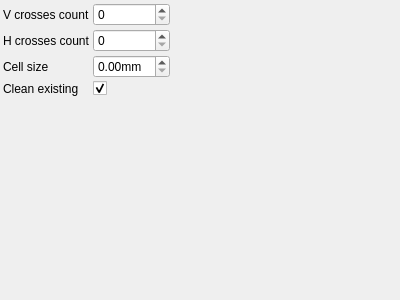
<?xml version="1.0" encoding="UTF-8"?>
<ui version="4.0">
 <class>CheckerboardDetectionParametersControlWidget</class>
 <widget class="QWidget" name="CheckerboardDetectionParametersControlWidget">
  <property name="geometry">
   <rect>
    <x>0</x>
    <y>0</y>
    <width>400</width>
    <height>300</height>
   </rect>
  </property>
  <property name="windowTitle">
   <string>CheckerboardDetectionParameters</string>
  </property>
   <layout class="QGridLayout" name="gridLayout">
    <property name="margin">
     <number>3</number>
    </property>
    <property name="spacing">
     <number>3</number>
    </property>
    <item row="0" column="0">
     <widget class="QLabel" name="label_0">
       <property name="text">
         <string>V crosses count</string>
       </property>
     </widget>
    </item>
    <item row="0" column="1">
     <widget class="QSpinBox" name="vCrossesCountSpinBox">
       <property name="toolTip">
         <string>V crosses count</string>
       </property>
     </widget>
    </item>
    <item row="1" column="0">
     <widget class="QLabel" name="label_1">
       <property name="text">
         <string>H crosses count</string>
       </property>
     </widget>
    </item>
    <item row="1" column="1">
     <widget class="QSpinBox" name="hCrossesCountSpinBox">
       <property name="toolTip">
         <string>H crosses count</string>
       </property>
     </widget>
    </item>
    <item row="2" column="0">
     <widget class="QLabel" name="label_2">
       <property name="text">
         <string>Cell size</string>
       </property>
     </widget>
    </item>
    <item row="2" column="1">
     <widget class="QDoubleSpinBox" name="cellSizeSpinBox">
       <property name="toolTip">
         <string>Cell size</string>
       </property>
       <property name="suffix">
        <string>mm</string>
       </property>
     </widget>
    </item>
    <item row="3" column="0">
     <widget class="QLabel" name="label_3">
       <property name="text">
         <string>Clean existing</string>
       </property>
     </widget>
    </item>
    <item row="3" column="1">
     <widget class="QCheckBox" name="cleanExistingCheckBox">
       <property name="toolTip">
         <string>Clean existing</string>
       </property>
       <property name="checked">
           <bool>true</bool>
       </property>
     </widget>
    </item>
   <item row="4" column="0">
    <spacer name="verticalSpacer">
     <property name="orientation">
      <enum>Qt::Vertical</enum>
     </property>
     <property name="sizeHint" stdset="0">
      <size>
       <width>0</width>
       <height>0</height>
      </size>
     </property>
    </spacer>
   </item>
   <item row="4" column="2">
    <spacer name="horizontalSpacer">
     <property name="orientation">
      <enum>Qt::Horizontal</enum>
     </property>
     <property name="sizeHint" stdset="0">
      <size>
       <width>0</width>
       <height>0</height>
      </size>
     </property>
    </spacer>
   </item>
  </layout>
 </widget>
 <layoutdefault spacing="3" margin="3"/>
 <resources/>
 <connections>
  <connection>
   <sender>vCrossesCountSpinBox</sender>
   <signal>valueChanged(int)</signal>
   <receiver>CheckerboardDetectionParametersControlWidget</receiver>
   <slot>changeParameters()</slot>
  </connection>
  <connection>
   <sender>hCrossesCountSpinBox</sender>
   <signal>valueChanged(int)</signal>
   <receiver>CheckerboardDetectionParametersControlWidget</receiver>
   <slot>changeParameters()</slot>
  </connection>
  <connection>
   <sender>cellSizeSpinBox</sender>
   <signal>valueChanged(double)</signal>
   <receiver>CheckerboardDetectionParametersControlWidget</receiver>
   <slot>changeParameters()</slot>
  </connection>
  <connection>
   <sender>cleanExistingCheckBox</sender>
   <signal>stateChanged(int)</signal>
   <receiver>CheckerboardDetectionParametersControlWidget</receiver>
   <slot>changeParameters()</slot>
  </connection>
 </connections>
 <slots>
  <slot>changeParameters()</slot>
 </slots>
 <customwidgets>
 </customwidgets>
</ui>
